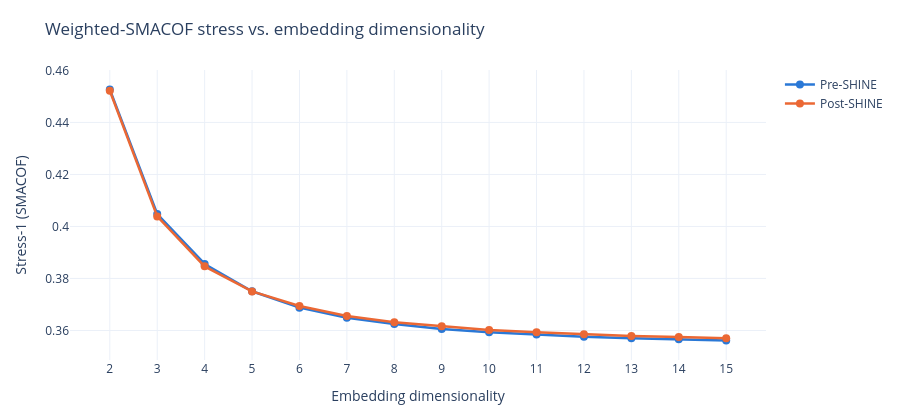

The notebook cell saved with this chart:
### Markdown cell above
### 7.3 Stress scree plot

Weighted-SMACOF stress-1 across dimensionality, one trace per cohort -- the validated
(no-imputation) dimensionality diagnostic, in contrast to section 7.1's eigenvalue scree.

### Code cell
fig_stress_scree(mds_results, MDS_DIMS).show()

### Figure 1 — Plotly figure (JSON) as saved in the notebook; plotly's stock layout.template omitted (floating-point values rounded to 4 significant figures)
{"data": [{"line": {"color": "#2a78d6", "width": 2.5}, "marker": {"color": "#2a78d6", "size": 8}, "mode": "lines+markers", "name": "Pre-SHINE", "type": "scatter", "x": [2, 3, 4, 5, 6, 7, 8, 9, 10, 11, 12, 13, 14, 15], "y": [0.4527, 0.4048, 0.3856, 0.3751, 0.3688, 0.3649, 0.3625, 0.3606, 0.3593, 0.3584, 0.3576, 0.357, 0.3566, 0.3561]}, {"line": {"color": "#eb6834", "width": 2.5}, "marker": {"color": "#eb6834", "size": 8}, "mode": "lines+markers", "name": "Post-SHINE", "type": "scatter", "x": [2, 3, 4, 5, 6, 7, 8, 9, 10, 11, 12, 13, 14, 15], "y": [0.4522, 0.4039, 0.3846, 0.375, 0.3694, 0.3656, 0.3632, 0.3616, 0.3602, 0.3593, 0.3585, 0.3579, 0.3574, 0.357]}], "layout": {"height": 420, "margin": {"b": 60, "l": 70, "r": 40, "t": 70}, "title": {"text": "Weighted-SMACOF stress vs. embedding dimensionality"}, "xaxis": {"tickvals": [2, 3, 4, 5, 6, 7, 8, 9, 10, 11, 12, 13, 14, 15], "title": {"text": "Embedding dimensionality"}}, "yaxis": {"title": {"text": "Stress-1 (SMACOF)"}}}}
